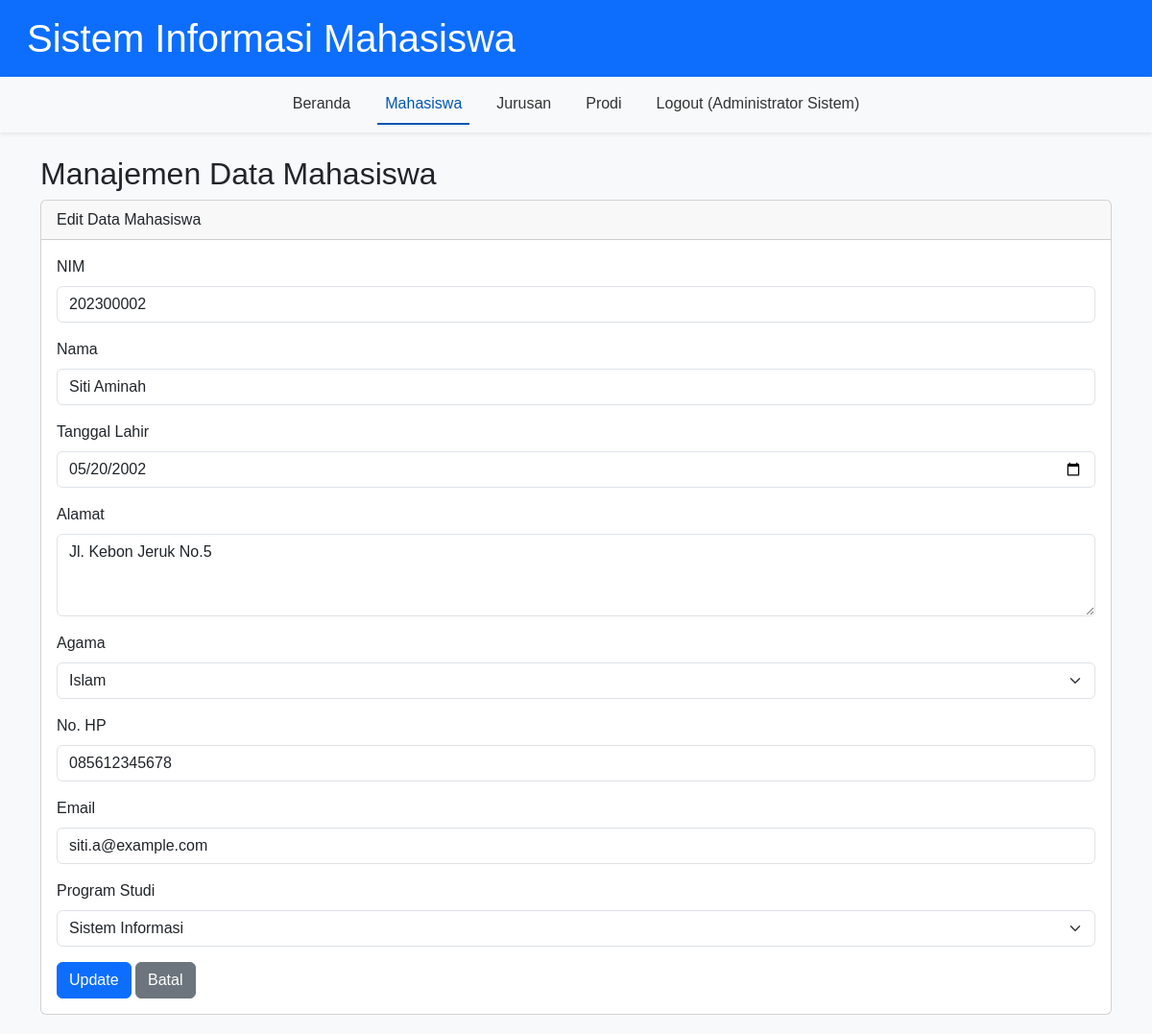
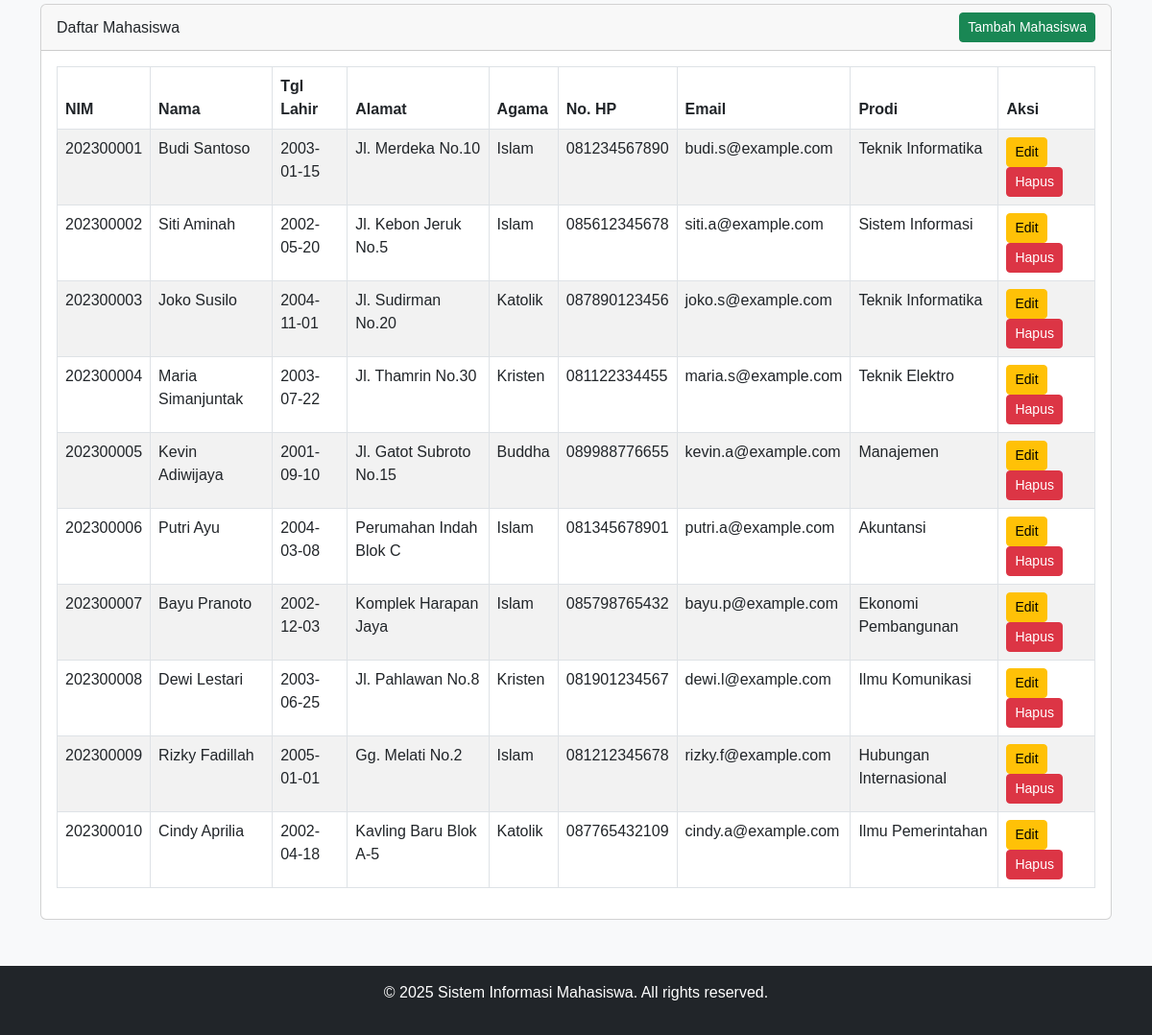
Screenshot of /mahasiswa.php?action=edit&nim=202300002 (signed in) with the database file from the repository (2 pictures, top to bottom).
### tables this page shows
CREATE TABLE `users` (
  `userId` varchar(30) NOT NULL,
  `passw` varchar(100) NOT NULL,
  `nama` varchar(50) NOT NULL
);

CREATE TABLE `mahasiswa` (
  `nim` varchar(9) NOT NULL,
  `nama` varchar(50) NOT NULL,
  `tgl_lahir` date DEFAULT NULL,
  `alamat` varchar(150) DEFAULT NULL,
  `agama` varchar(1) DEFAULT NULL COMMENT 'A=Islam, B=Kristen, C=Katolik, D=Hindu, E=Buddha, F=Konghucu',
  `no_hp` varchar(15) DEFAULT NULL,
  `email` varchar(100) DEFAULT NULL,
  `id_prodi` int(2) DEFAULT NULL
);

CREATE TABLE `prodi` (
  `id_prodi` int(2) NOT NULL,
  `nama_prodi` varchar(40) NOT NULL,
  `id_jurusan` int(2) NOT NULL
);

### functions.php (called while the page is built, shortened)
<?php
function sanitize_input($conn, $data) {
    $data = trim($data);
    $data = stripslashes($data);
    $data = htmlspecialchars($data);
    return $conn->real_escape_string($data);
}
function is_logged_in() {
    return isset($_SESSION['user_id']);
}
function get_current_user_name() {
    global $conn;
    if (is_logged_in()) {
        $stmt = $conn->prepare("SELECT nama FROM users WHERE userId = ?");
        $stmt->bind_param("s", $_SESSION['user_id']);
        $stmt->execute();
        $result = $stmt->get_result();
        if ($result->num_rows === 1) {
            $row = $result->fetch_assoc();
            return $row['nama'];
        }
    }
    return 'Tamu';
}
?>

### mahasiswa.php (the view, shortened to what this page needs)
<?php
include 'config.php';
include 'functions.php';
include 'header.php';
$action = isset($_GET['action']) ? sanitize_input($conn, $_GET['action']) : 'read';
$mahasiswa_data = [];
if ($action === 'edit') {
    $nim_edit = sanitize_input($conn, $_GET['nim']);
    $stmt = $conn->prepare("SELECT * FROM mahasiswa WHERE nim = ?");
    $stmt->bind_param("s", $nim_edit);
    $stmt->execute();
    $result = $stmt->get_result();
    if ($result->num_rows === 1) {
        $mahasiswa_data = $result->fetch_assoc();
    } else {
        $message = "Data mahasiswa tidak ditemukan.";
        $message_type = "danger";
        $action = 'read';
    }
}
$prodi_list = [];
$result_prodi = $conn->query("SELECT id_prodi, nama_prodi FROM prodi ORDER BY nama_prodi");
while ($row = $result_prodi->fetch_assoc()) {
    $prodi_list[] = $row;
}
?>
<h2>Manajemen Data Mahasiswa</h2>
<?php if ($action === 'add' || $action === 'edit'): ?>
    <div class="card mb-4">
        <div class="card-header">
            <?= ($action === 'add') ? 'Tambah Data Mahasiswa Baru' : 'Edit Data Mahasiswa' ?>
        </div>
        <div class="card-body">
            <form action="mahasiswa.php" method="POST">
                <div class="mb-3">
                    <label for="nim" class="form-label">NIM</label>
                    <input type="text" class="form-control" id="nim" name="nim" value="<?= ($action === 'edit') ? htmlspecialchars($mahasiswa_data['nim']) : '' ?>" required <?= ($action === 'edit' && !empty($mahasiswa_data['nim'])) ? '' : '' ?>>
                    </div>
                <div class="mb-3">
                    <label for="nama" class="form-label">Nama</label>
                    <input type="text" class="form-control" id="nama" name="nama" value="<?= ($action === 'edit') ? htmlspecialchars($mahasiswa_data['nama']) : '' ?>" required>
                </div>
                <div class="mb-3">
                    <label for="tgl_lahir" class="form-label">Tanggal Lahir</label>
                    <input type="date" class="form-control" id="tgl_lahir" name="tgl_lahir" value="<?= ($action === 'edit') ? htmlspecialchars($mahasiswa_data['tgl_lahir']) : '' ?>">
                </div>
                <div class="mb-3">
                    <label for="alamat" class="form-label">Alamat</label>
                    <textarea class="form-control" id="alamat" name="alamat" rows="3"><?= ($action === 'edit') ? htmlspecialchars($mahasiswa_data['alamat']) : '' ?></textarea>
                </div>
                <div class="mb-3">
                    <label for="agama" class="form-label">Agama</label>
                    <select class="form-select" id="agama" name="agama">
                        <option value="A" <?= ($action === 'edit' && $mahasiswa_data['agama'] == 'A') ? 'selected' : '' ?>>Islam</option>
                    </select>
                </div>
                <div class="mb-3">
                    <label for="no_hp" class="form-label">No. HP</label>
                    <input type="text" class="form-control" id="no_hp" name="no_hp" value="<?= ($action === 'edit') ? htmlspecialchars($mahasiswa_data['no_hp']) : '' ?>">
                </div>
                <div class="mb-3">
                    <label for="email" class="form-label">Email</label>
                    <input type="email" class="form-control" id="email" name="email" value="<?= ($action === 'edit') ? htmlspecialchars($mahasiswa_data['email']) : '' ?>">
                </div>
                <div class="mb-3">
                    <label for="id_prodi" class="form-label">Program Studi</label>
                    <select class="form-select" id="id_prodi" name="id_prodi" required>
                        <?php foreach ($prodi_list as $prodi): ?>
                            <option value="<?= $prodi['id_prodi'] ?>" <?= ($action === 'edit' && $mahasiswa_data['id_prodi'] == $prodi['id_prodi']) ? 'selected' : '' ?>>
                                <?= htmlspecialchars($prodi['nama_prodi']) ?>
                            </option>
                        <?php endforeach; ?>
                    </select>
                </div>
                <button type="submit" name="<?= ($action === 'add') ? 'add_mahasiswa' : 'edit_mahasiswa' ?>" class="btn btn-primary">
                    <?= ($action === 'add') ? 'Tambah' : 'Update' ?>
                </button>
                <a href="mahasiswa.php" class="btn btn-secondary">Batal</a>
            </form>
        </div>
    </div>
<?php endif; ?>
<div class="card">
    <div class="card-header d-flex justify-content-between align-items-center">
        Daftar Mahasiswa
        <a href="mahasiswa.php?action=add" class="btn btn-success btn-sm">Tambah Mahasiswa</a>
    </div>
    <div class="card-body">
        <div class="table-responsive">
            <table class="table table-bordered table-striped">
                <thead>
                    <tr>
                        <th>NIM</th>
                        <th>Nama</th>
                        <th>Tgl Lahir</th>
                        <th>Alamat</th>
                        <th>Agama</th>
                        <th>No. HP</th>
                        <th>Email</th>
                        <th>Prodi</th>
                        <th>Aksi</th>
                    </tr>
                </thead>
                <tbody>
                    <?php
                    $sql = "SELECT m.*, p.nama_prodi FROM mahasiswa m JOIN prodi p ON m.id_prodi = p.id_prodi ORDER BY m.nim ASC";
                    $result = $conn->query($sql);
                    if ($result->num_rows > 0) {
                        while ($row = $result->fetch_assoc()) {
                            $agama_text = '';
                            switch($row['agama']) {
                                case 'A': $agama_text = 'Islam'; break;
                                case 'B': $agama_text = 'Kristen'; break;
                                case 'C': $agama_text = 'Katolik'; break;
                                case 'E': $agama_text = 'Buddha'; break;
                            }
                            ?>
                            <tr>
                                <td><?= htmlspecialchars($row['nim']) ?></td>
                                <td><?= htmlspecialchars($row['nama']) ?></td>
                                <td><?= htmlspecialchars($row['tgl_lahir']) ?></td>
                                <td><?= htmlspecialchars($row['alamat']) ?></td>
                                <td><?= htmlspecialchars($agama_text) ?></td>
                                <td><?= htmlspecialchars($row['no_hp']) ?></td>
                                <td><?= htmlspecialchars($row['email']) ?></td>
                                <td><?= htmlspecialchars($row['nama_prodi']) ?></td>
                                <td>
                                    <a href="mahasiswa.php?action=edit&nim=<?= urlencode($row['nim']) ?>" class="btn btn-warning btn-sm me-1">Edit</a>
                                    <a href="mahasiswa.php?action=delete&nim=<?= urlencode($row['nim']) ?>" class="btn btn-danger btn-sm" onclick="return confirm('Apakah Anda yakin ingin menghapus data ini?');">Hapus</a>
                                </td>
                            </tr>
                            <?php
                        }
                    } else {
                        echo "<tr><td colspan='9' class='text-center'>Tidak ada data mahasiswa.</td></tr>";
                    }
                    ?>
                </tbody>
            </table>
        </div>
    </div>
</div>
<?php
include 'footer.php';
?>

### header.php (shortened to what this page needs)
<!DOCTYPE html>
<html lang="id">
<head>
    <link href="https://cdn.jsdelivr.net/npm/bootstrap@5.3.0/dist/css/bootstrap.min.css" rel="stylesheet">
    <link rel="stylesheet" href="https://cdnjs.cloudflare.com/ajax/libs/font-awesome/6.0.0-beta3/css/all.min.css">
    <link rel="stylesheet" href="style.css">
</head>
<body>
    <header class="bg-primary text-white p-3">
        <div class="container-fluid">
            <h1 class="mb-0">Sistem Informasi Mahasiswa</h1>
        </div>
    </header>
    <nav class="navbar navbar-expand-lg navbar-light bg-light shadow-sm">
        <div class="container-fluid">
            <div class="collapse navbar-collapse" id="navbarNav">
                <ul class="navbar-nav mx-auto">
                    <li class="nav-item">
                        <a class="nav-link <?= (basename($_SERVER['PHP_SELF']) == 'dashboard.php') ? 'active' : '' ?>" href="dashboard.php">Beranda</a>
                    </li>
                    <li class="nav-item">
                        <a class="nav-link <?= (basename($_SERVER['PHP_SELF']) == 'mahasiswa.php') ? 'active' : '' ?>" href="mahasiswa.php">Mahasiswa</a>
                    </li>
                    <li class="nav-item">
                        <a class="nav-link <?= (basename($_SERVER['PHP_SELF']) == 'jurusan.php') ? 'active' : '' ?>" href="jurusan.php">Jurusan</a>
                    </li>
                    <li class="nav-item">
                        <a class="nav-link <?= (basename($_SERVER['PHP_SELF']) == 'prodi.php') ? 'active' : '' ?>" href="prodi.php">Prodi</a>
                    </li>
                    <li class="nav-item">
                        <a class="nav-link" href="logout.php">Logout (<?= get_current_user_name() ?>)</a>
                    </li>
                </ul>
            </div>
        </div>
    </nav>
    <main class="container mt-4 mb-5">

### style.css (style rules this page uses)
body { display: flex; flex-direction: column; min-height: 100vh; font-family: Arial, sans-serif; background-color: #f8f9fa; }
header { background-color: #0056b3 !important; }
.navbar-nav .nav-link { color: #333; font-weight: 500; margin: 0 10px; }
.navbar-nav .nav-link.active, .navbar-nav .nav-link:hover { color: #0056b3; border-bottom: 2px solid #0056b3; }

### rows the page displays
users: nama "Administrator Sistem"
mahasiswa: nim "202300002", nama "Siti Aminah", tgl_lahir "05/20/2002", alamat "Jl. Kebon Jeruk No.5", agama "Islam", no_hp "085612345678", email "siti.a@example.com", id_prodi "Sistem Informasi", tgl_lahir "2002-05-20", id_prodi.nama_prodi "Sistem Informasi"
mahasiswa: nim "202300001", nama "Budi Santoso", tgl_lahir "2003-01-15", alamat "Jl. Merdeka No.10", agama "Islam", no_hp "081234567890", email "budi.s@example.com", id_prodi.nama_prodi "Teknik Informatika"
mahasiswa: nim "202300003", nama "Joko Susilo", tgl_lahir "2004-11-01", alamat "Jl. Sudirman No.20", agama "Katolik", no_hp "087890123456", email "joko.s@example.com", id_prodi.nama_prodi "Teknik Informatika"
mahasiswa: nim "202300004", nama "Maria Simanjuntak", tgl_lahir "2003-07-22", alamat "Jl. Thamrin No.30", agama "Kristen", no_hp "081122334455", email "maria.s@example.com", id_prodi.nama_prodi "Teknik Elektro"
mahasiswa: nim "202300005", nama "Kevin Adiwijaya", tgl_lahir "2001-09-10", alamat "Jl. Gatot Subroto No.15", agama "Buddha", no_hp "089988776655", email "kevin.a@example.com", id_prodi.nama_prodi "Manajemen"
mahasiswa: nim "202300006", nama "Putri Ayu", tgl_lahir "2004-03-08", alamat "Perumahan Indah Blok C", agama "Islam", no_hp "081345678901", email "putri.a@example.com", id_prodi.nama_prodi "Akuntansi"
mahasiswa: nim "202300007", nama "Bayu Pranoto", tgl_lahir "2002-12-03", alamat "Komplek Harapan Jaya", agama "Islam", no_hp "085798765432", email "bayu.p@example.com", id_prodi.nama_prodi "Ekonomi Pembangunan"
mahasiswa: nim "202300008", nama "Dewi Lestari", tgl_lahir "2003-06-25", alamat "Jl. Pahlawan No.8", agama "Kristen", no_hp "081901234567", email "dewi.l@example.com", id_prodi.nama_prodi "Ilmu Komunikasi"
mahasiswa: nim "202300009", nama "Rizky Fadillah", tgl_lahir "2005-01-01", alamat "Gg. Melati No.2", agama "Islam", no_hp "081212345678", email "rizky.f@example.com", id_prodi.nama_prodi "Hubungan Internasional"
mahasiswa: nim "202300010", nama "Cindy Aprilia", tgl_lahir "2002-04-18", alamat "Kavling Baru Blok A-5", agama "Katolik", no_hp "087765432109", email "cindy.a@example.com", id_prodi.nama_prodi "Ilmu Pemerintahan"
